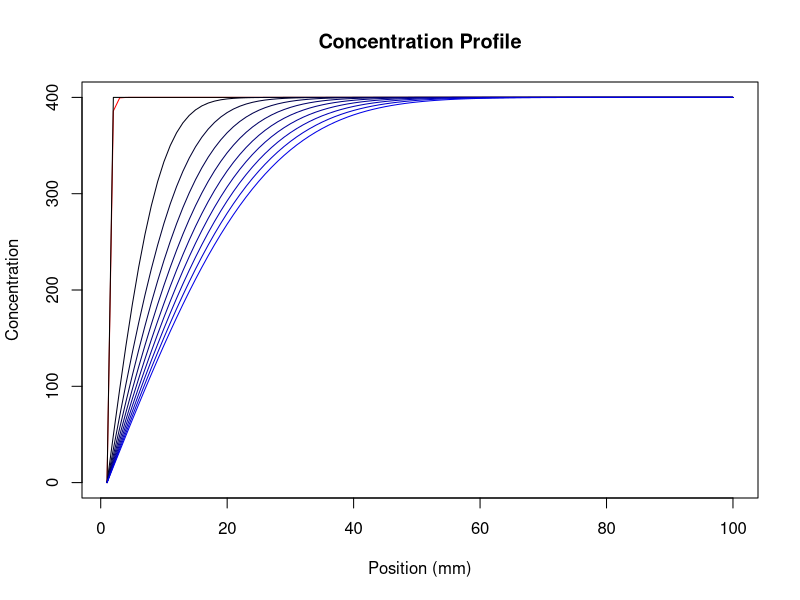
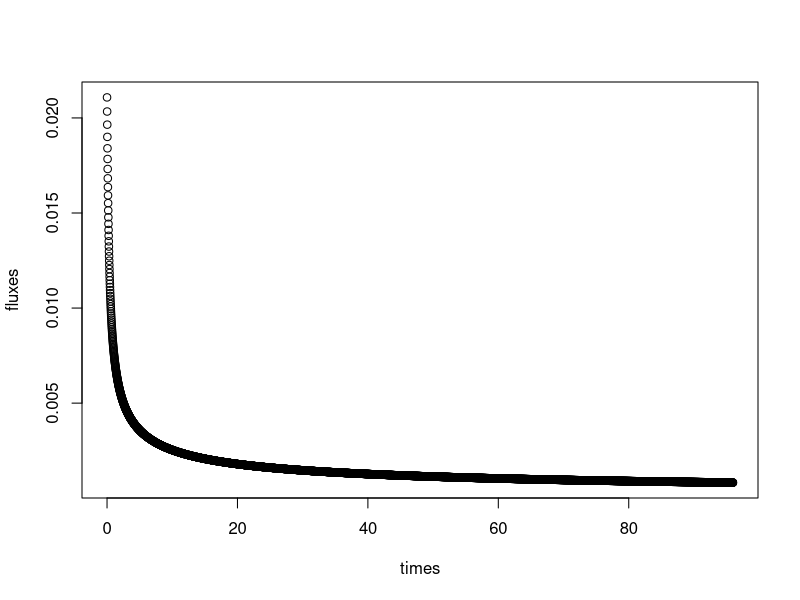
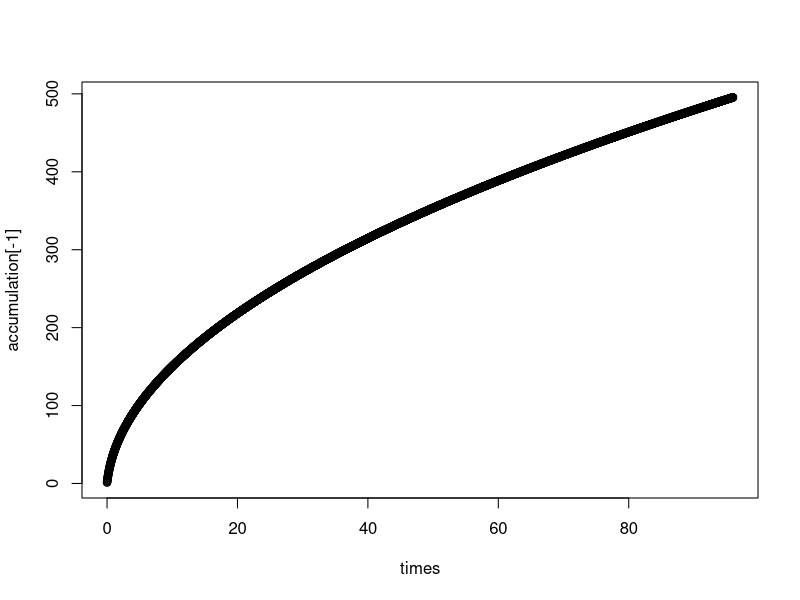
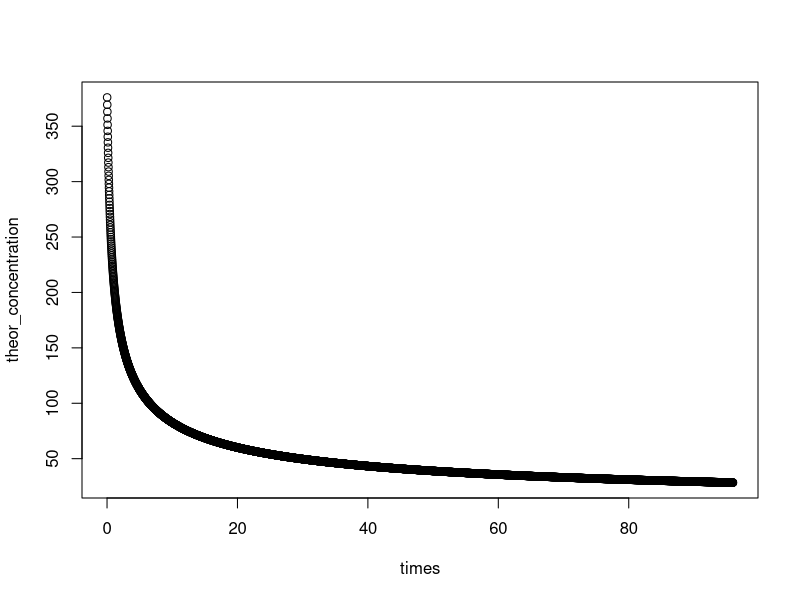
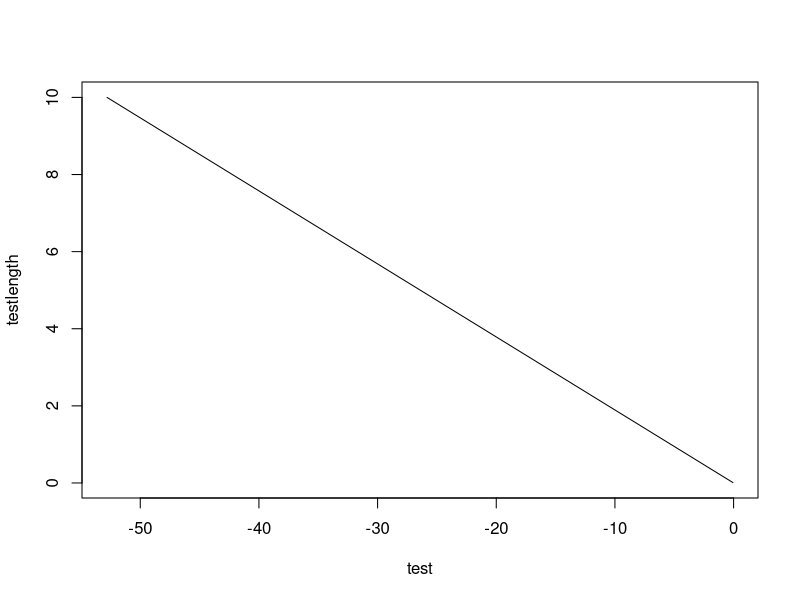

The R source for these figures, in order:
# Set the length and time parameters for the simulation
length <- 100 # length of the porous medium in millimeters
time <- 4 # time of the simulation in days
bulkconcentration <- 400 #in nmol/mL or umol/L 

# Set the diffusion coefficient and the porosity of the medium
D <- 5.27*10^(-6) # diffusion coefficient in cm^2/sec
porosity <- 0.9 # porosity of the medium
a <- 0.8
m <- 2.1
ffactor <- a*porosity^(-m) # Formation factor



# Set the time step and the number of iterations
dt <- 1 # time step in minutes
dx <- 0.1 # step in cm
iterations <- 24*60*time/dt # number of iterations

# Set the reaction rate at the left boundary
k <- 0.1 # reaction rate in mol/min^-1

# Set the initial and boundary conditions
concentration <- rep(bulkconcentration, length) # initial concentration of the substance is 1 at all points
concentration[1] <- 0 # concentration of the substance at the left boundary is 0
# Initialize the time and concentration arrays
times <- c() # time array
concentrations <- list() # concentration array
fluxes <- c() # the flux in nmol cm-2 s-1
accumulation <- c() # in nmol
theor_concentration <- c()
# Loop through the iterations and update the concentration at each point
for (i in 1:iterations){
  times <- c(times, (i-1)*(dt/60)) # add the current time to the time array in h
  concentrations[[i]] <- concentration # add the current concentration to the concentration array
  fluxes[[i]] <- concentration[2]*D/dx # in nmol cm-2 s-1
  accumulation[[1]] <- 0
  accumulation[[i+1]] <-accumulation[[i]] + fluxes[[i]]*dt*60*1.8*0.5
  theor_concentration[[i]] <-  accumulation[[i]]*0.094/(D*times[[i]]*60*60*1.8*0.5)
  #concentration[1] <- #concentration[1] + dt*k + D*dt*(concentration[2] - concentration[1])/((1/1000)^2*ffactor*porosity) # update concentration at the left boundary
  for (j in 2:(length-1)){
    concentration[j] <- concentration[j] + D*(dt*60)*(concentration[j+1] - 2*concentration[j] + concentration[j-1])/((dx)^2*ffactor*porosity)
  }
}
concentration[1] + D*dt*(concentration[j+1] - 2*concentration[j] + concentration[j-1])/((1/1000)^2*ffactor*porosity)

# Plot the concentration profiles at different time steps in the same figure
plot(concentrations[[2]], type="l", xlab="Position (mm)", ylab="Concentration", col="red", main="Concentration Profile")
legend_text <- c() # initialize the legend text array
for (i in seq(from=1, to=length(times), by=((iterations)/10))){
  lines(concentrations[[i]], col=rgb(0,0,i/length(times)))
  legend_text <- c(legend_text, paste(times[i], "h")) # add the time label to the legend text array
}
#legend("topright", legend=legend_text, col=rgb(0,0,seq(from=1, to=length(times), by=(iterations)/10)/length(times)), lty=1)

plot(times,fluxes)
plot(times,accumulation[-1])
plot(times,theor_concentration)

# Add the legend


testlength = seq(0.01,10,by = 0.01)
#test <-  testlength + k*dt*testlength + 
test <-   D*dt*(0 - testlength)/((1/1000)^2*ffactor)

plot(test, testlength, type="l")
